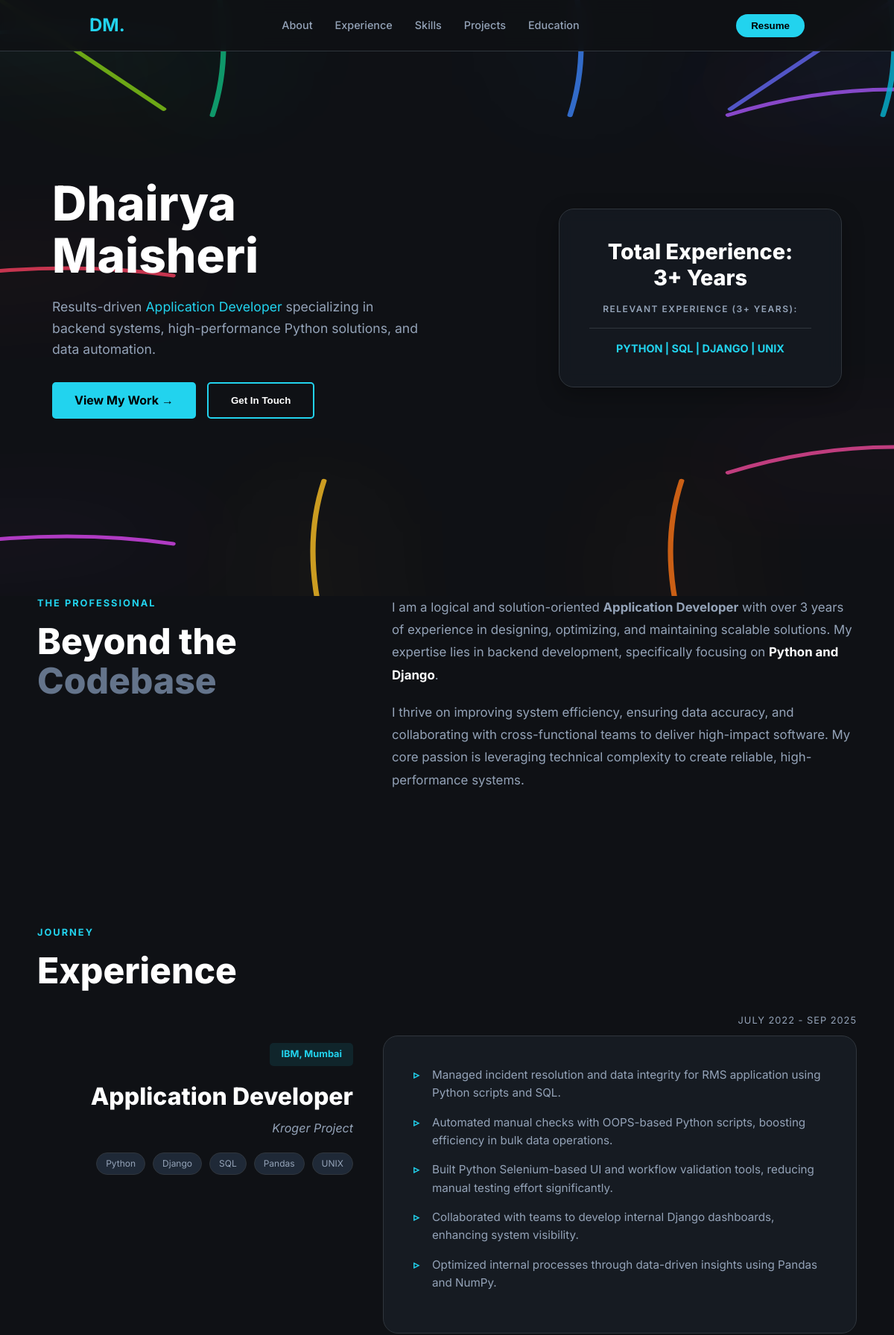
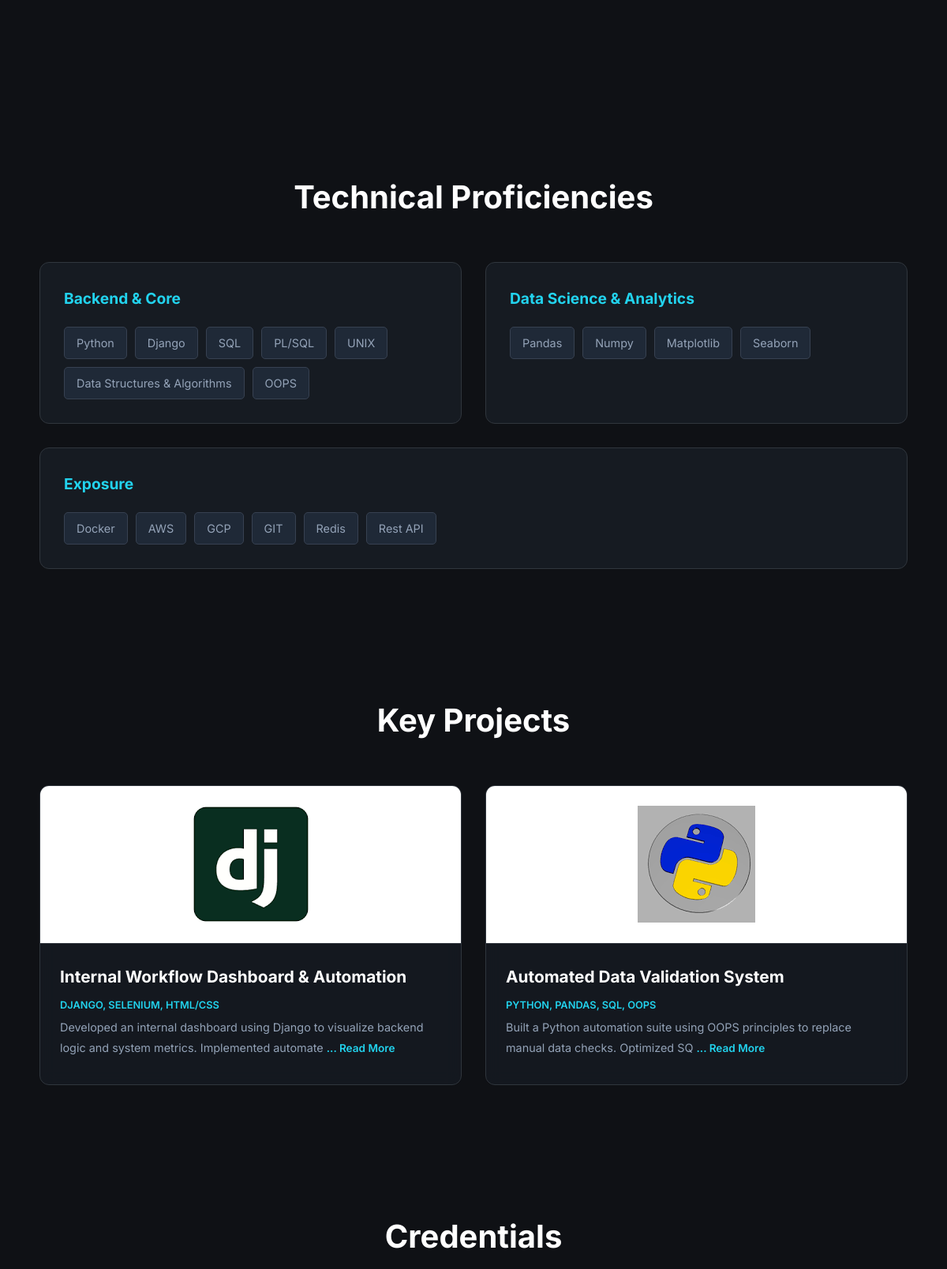
The page / (upper part) on the database its author committed (2 pictures, top to bottom).
### showcase/models.py (models this page shows, shortened)
class Skill(models.Model):
    name = models.CharField(max_length=50)
    category = models.CharField(max_length=50, choices=[
        ('Backend', 'Backend'),
        ('Data', 'Data Science'),
        ('Tools', 'Tools')
    ])

class Project(models.Model):
    title = models.CharField(max_length=200)
    description = models.TextField()
    tech_stack = models.CharField(max_length=200) # e.g. "Django, Pandas, SQL"
    image = models.ImageField(upload_to='project_images/')
    github_link = models.URLField(blank=True)
    live_link = models.URLField(blank=True)
    created_at = models.DateTimeField(auto_now_add=True)

### showcase/views.py (the view, shortened to what this page needs)
# urls.py: path('', views.home, name='home'),
def home(request):
    skills = Skill.objects.all()
    projects = Project.objects.all().order_by('-created_at')
    return render(request, 'showcase/home.html', {'skills': skills, 'projects': projects})

### showcase/templates/showcase/home.html (shortened to what this page needs)
{% load static %}
<!DOCTYPE html>
<html lang="en">
<head>
</head>
<body>
    <div class="bg-lights">
        </div>
    <div class="container">
        <nav>
            <a href="#hero" class="logo">DM.</a>
            <ul class="nav-links">
                <li><a href="#about">About</a></li>
                <li><a href="#experience">Experience</a></li>
                <li><a href="#skills">Skills</a></li>
                <li><a href="#projects">Projects</a></li>
                <li><a href="#education">Education</a></li>
            </ul>
            <button class="btn-resume" onclick="openResume()" style="border:none; cursor:pointer;">Resume</button>
        </nav>
    </div>
    <section id="hero" class="container hero">
        <div class="hero-text">
            <h1>Dhairya<br>Maisheri</h1>
            <p>Results-driven <span class="highlight">Application Developer</span> specializing in backend systems,
                high-performance Python solutions, and data automation.</p>
            <div class="hero-buttons">
                <a href="#projects" class="btn-primary">View My Work →</a>
                <button onclick="openContact()" class="btn-outline" style="background:transparent; cursor:pointer;">Get In Touch</button>
            </div>
        </div>
        <div class="hero-card">
            <h3>Total Experience:<br> 3+ Years</h3>
            <span class="experience-subtext">RELEVANT EXPERIENCE (3+ YEARS):</span>
            <div class="tags">
                PYTHON | SQL | DJANGO | UNIX
            </div>
        </div>
    </section>
    <section id="about" class="container section-padding">
        <div class="about-grid">
            <div class="about-left">
                <span class="small-header">The Professional</span>
                <h2 class="about-heading">Beyond the <br><span style="color: #64748b;">Codebase</span></h2>
            </div>
            <div class="about-text">
                <p>
                    I am a logical and solution-oriented <strong>Application Developer</strong> with over 3 years of
                    experience in designing, optimizing, and maintaining scalable solutions. My expertise lies in
                    backend development, specifically focusing on <strong style="color:white;">Python and
                        Django</strong>.
                </p>
                <p>
                    I thrive on improving system efficiency, ensuring data accuracy, and collaborating with
                    cross-functional teams to deliver high-impact software. My core passion is leveraging technical
                    complexity to create reliable, high-performance systems.
                </p>
            </div>
        </div>
    </section>
    <section id="experience" class="container section-padding">
        <span class="small-header">Journey</span>
        <h2 class="about-heading" style="margin-bottom: 60px;">Experience</h2>
        <div class="experience-container">
            <div class="journey-item">
                <div class="journey-date">July 2022 - Sep 2025</div>
                <div class="journey-content">
                    <div class="journey-header">
                        <span class="journey-company-tag">IBM, Mumbai</span>
                        <h3 class="journey-role">Application Developer</h3>
                        <p class="journey-project">Kroger Project</p>
                        <div class="journey-tech-tags">
                            <span class="mini-tag">Python</span>
                            <span class="mini-tag">Django</span>
                            <span class="mini-tag">SQL</span>
                            <span class="mini-tag">Pandas</span>
                            <span class="mini-tag">UNIX</span>
                        </div>
                    </div>
                    <div class="journey-card">
                        <ul>
                            <li>Managed incident resolution and data integrity for RMS application using Python scripts
                                and SQL.</li>
                            <li>Automated manual checks with OOPS-based Python scripts, boosting efficiency in bulk data
                                operations.</li>
                            <li>Built Python Selenium-based UI and workflow validation tools, reducing manual testing
                                effort significantly.</li>
                            <li>Collaborated with teams to develop internal Django dashboards, enhancing system
                                visibility.</li>
                            <li>Optimized internal processes through data-driven insights using Pandas and NumPy.</li>
                        </ul>
                    </div>
                </div>
            </div>
        </div>
    </section>
    <section id="skills" class="container section-padding">
        <h2 class="section-title">Technical Proficiencies</h2>
        <div class="skills-wrapper">
            <div class="skill-box">
                <h3>Backend & Core</h3>
                <div class="skill-grid">
                    {% for skill in skills %}
                        {% if skill.category == 'Backend' %}
                        <span class="tag"
                            {% if skill.name == 'Python' %} data-tip="Versatile language used for backend logic, automation, and data analysis."
                            {% elif skill.name == 'Django' %} data-tip="High-level Python web framework for rapid, secure, and clean development."
                            {% elif skill.name == 'SQL' %} data-tip="Essential for managing and querying relational databases like Oracle."
                            {% elif skill.name == 'PL/SQL' %} data-tip="Procedural extension for SQL used for complex database logic and automation."
                            {% elif skill.name == 'UNIX' %} data-tip="Operating system expertise used for log access, monitoring, and support tasks."
                            {% elif skill.name == 'OOPS' %} data-tip="Object-Oriented Programming principles used to build clean, modular, and scalable code."
                            {% elif 'Data Structures' in skill.name %} data-tip="Core computer science concepts used for efficient problem-solving and optimization."
                            {% else %} data-tip="Proficient in {{ skill.name }} for enterprise backend solutions."
                            {% endif %}>
                            {{ skill.name }}
                        </span>
                        {% endif %}
                    {% endfor %}
                </div>
            </div>
            <div class="skill-box">
                <h3>Data Science & Analytics</h3>
                <div class="skill-grid">
                    {% for skill in skills %}
                        {% if skill.category == 'Data' %}
                        <span class="tag"
                            {% if skill.name == 'Pandas' %} data-tip="Powerhouse library for data manipulation and bulk processing operations."
                            {% elif skill.name == 'Numpy' %} data-tip="Fundamental package for scientific computing and array-based analysis."
                            {% elif skill.name == 'Matplotlib' %} data-tip="Comprehensive library for creating static, animated, and interactive visualizations."
                            {% elif skill.name == 'Seaborn' %} data-tip="Statistical data visualization library based on Matplotlib with beautiful styles."
                            {% else %} data-tip="Leveraging {{ skill.name }} for data-driven insights."
                            {% endif %}>
                            {{ skill.name }}
                        </span>
                        {% endif %}
                    {% endfor %}
                </div>
            </div>
        </div>
        <div class="skill-box" style="margin-top: 30px;">
            <h3>Exposure</h3>
            <div class="skill-grid">
                {% for skill in skills %}
                    {% if skill.category == 'Tools' %}
                    <span class="tag"
                        {% if skill.name == 'AWS' %} data-tip="Experience with Amazon Web Services cloud infrastructure."
                        {% elif skill.name == 'GCP' %} data-tip="Familiarity with Google Cloud Platform services."
                        {% elif skill.name == 'Docker' %} data-tip="Containerization platform for consistent development and deployment."
                        {% elif skill.name == 'GIT' %} data-tip="Version control system used for tracking changes and team collaboration."
                        {% elif skill.name == 'Redis' %} data-tip="In-memory data structure store used as a database, cache, and message broker."
                        {% elif skill.name == 'Rest API' %} data-tip="Building and integrating web services for seamless communication."
                        {% else %} data-tip="Exposure to {{ skill.name }} in various development environments."
                        {% endif %}>
                        {{ skill.name }}
                    </span>
                    {% endif %}
                {% endfor %}
            </div>
        </div>
    </section>
    <section id="projects" class="container section-padding">
        <h2 class="section-title">Key Projects</h2>
        <div class="projects-grid">
            {% for project in projects %}
            <div class="project-card">
                <div class="project-img-container">
                    {% if project.image %}
                    <img src="{{ project.image.url }}" alt="{{ project.title }}" class="project-img">
                    {% endif %}
                </div>
                <div class="project-info">
                    <h3>{{ project.title }}</h3>
                    <div class="project-tech">{{ project.tech_stack }}</div>
                    <div class="project-desc">
                        <span class="visible-text">{{ project.description|truncatewords:15|slice:":-3" }}</span>
                        <span class="read-more-btn" onclick="toggleProjectText({{ forloop.counter }})" id="btn-{{ forloop.counter }}" style="color: var(--accent); cursor: pointer; font-weight: 600;">
                            ... Read More
                        </span>
                    </div>
                </div>
            </div>
            {% endfor %}
        </div>
    </section>
    <section id="education" class="container section-padding">
        <h2 class="section-title">Credentials</h2>
        <br>
    </section>
</body>
</html>

### rows shown on the page
Skill: name "Python"
Skill: name "Django"
Skill: name "SQL"
Skill: name "PL/SQL"
Skill: name "UNIX"
Skill: name "Data Structures & Algorithms"
Skill: name "OOPS"
Skill: name "Pandas"
Skill: name "Numpy"
Skill: name "Matplotlib"
Skill: name "Seaborn"
Skill: name "Docker"
Skill: name "AWS"
Skill: name "GCP"
Skill: name "GIT"
Skill: name "Redis"
Skill: name "Rest API"
Project: image (picture), title "Internal Workflow Dashboard & Automation", tech_stack "DJANGO, SELENIUM, HTML/CSS", description "Developed an internal dashboard using Django to visualize backend logic and system metrics. Implemented automate"
Project: image (picture), title "Automated Data Validation System", tech_stack "PYTHON, PANDAS, SQL, OOPS", description "Built a Python automation suite using OOPS principles to replace manual data checks. Optimized SQ"
